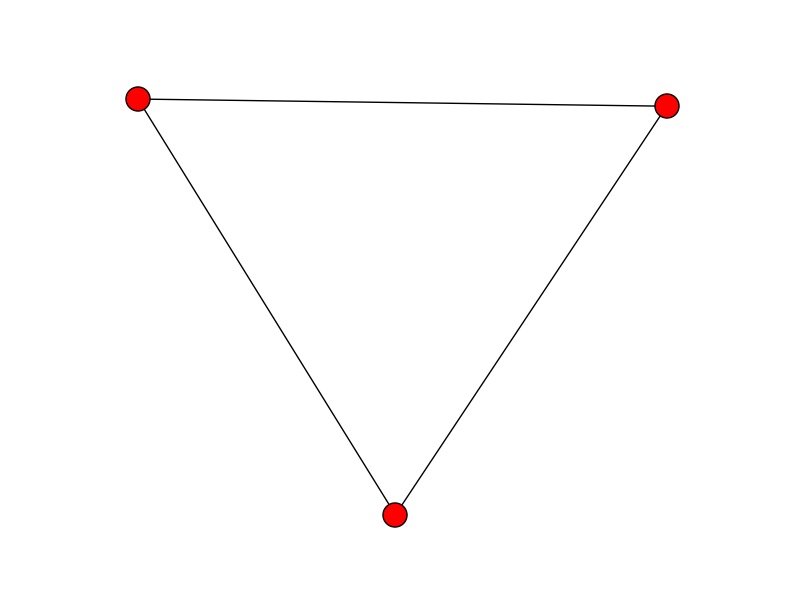

This chart was generated by the following Python code:
import matplotlib.pyplot as plt
import networkx as nx

G=nx.complete_graph(3)
nx.draw(G)

plt.savefig("/home/ggdhines/github/aggregation/docs/images/rectangle_graph.jpg")